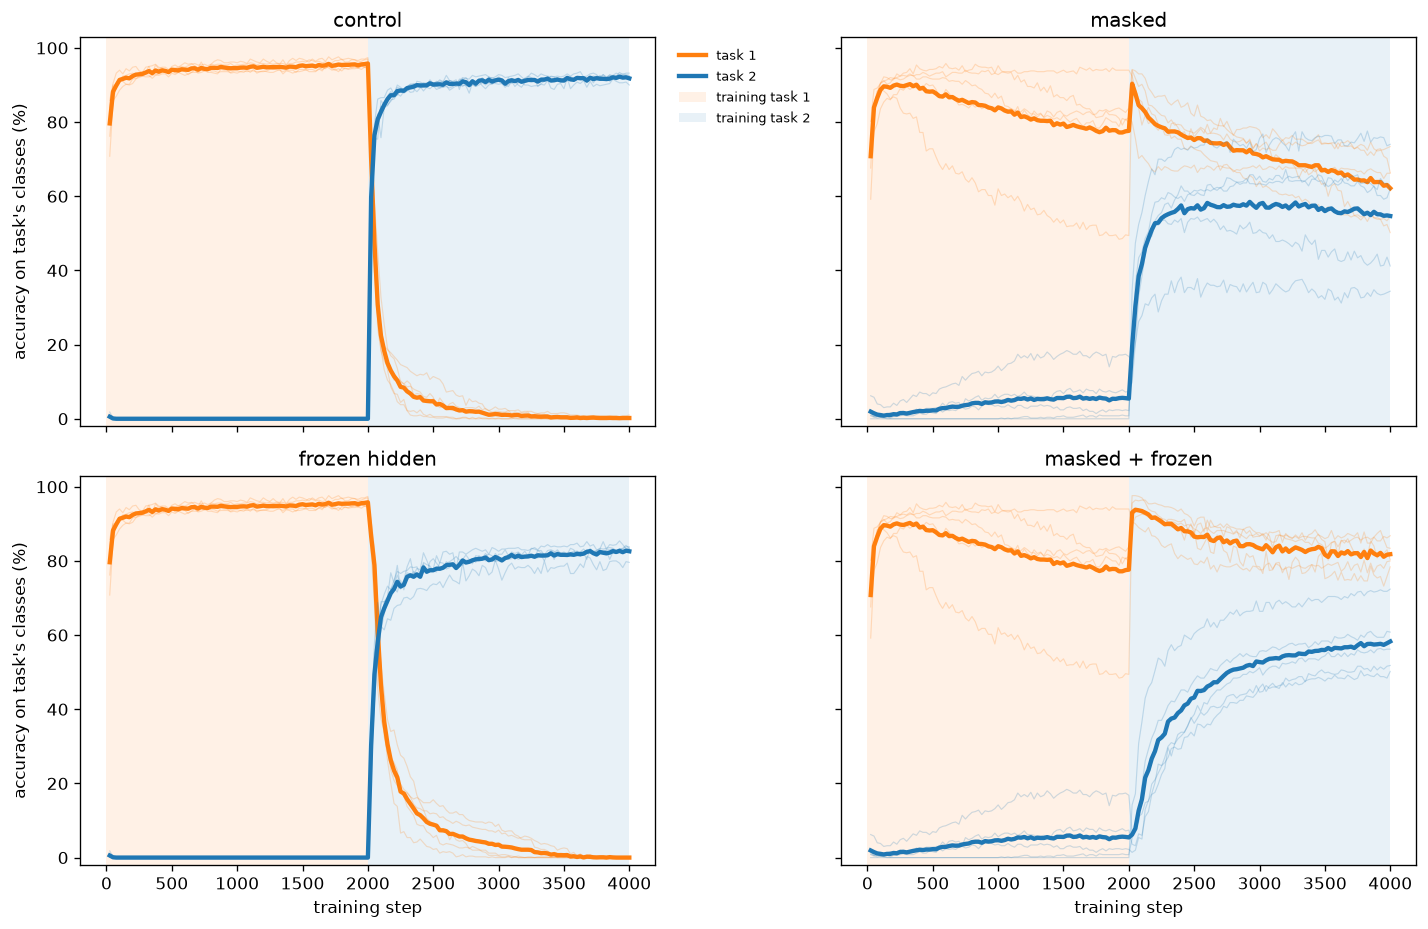

Here is the Python script that generated this plot:
"""How much of the forgetting survives when the output push is removed, and when the hidden
layer is frozen?

Slide 7, second half, and the go/no-go for the whole second half of the talk.

THE ARGUMENT THIS HAS TO SETTLE
    Slides 5 and 6 claim, from the maths rather than from data, that a learning rule changes
    credit assignment and NOT the output error signal -- every rule gets the same e = -dL/dout.
    So if the forgetting is entirely the output layer being pushed down, no learning rule can
    help and there is nothing for slides 8-19 to compare. If a substantial part is the hidden
    representation drifting, a rule that protects the representation has room to act.

    Two interventions, factorially, because the point is to SPLIT the forgetting:
        masked   absent classes get zero error, so nothing pushes task-1 output units down.
                 This is the part slides 5-6 say a rule cannot change.
        frozen   W1 and b1 held from the task switch, so the hidden code cannot drift.
                 This is the part a rule could in principle protect.
    Neither alone identifies a component -- their interaction can be large -- which is why all
    four cells are run.

    Read alongside script 41: 41 says the architecture is not the limit, so whatever this finds
    is about the mechanism rather than about underfitting.

    NCM is measured on the same runs, at no extra cost, because it answers the same question
    from the other side. Nearest-class-mean discards the output layer and classifies from the
    hidden code alone:
        argmax low, NCM high  -> the code survived; the damage is in the output layer
        both low              -> the code was destroyed
    Script 40 already hinted at the answer -- relearning got five times faster across cycles and
    task 1 fell BELOW the collapse floor -- and both point at the output layer.

Deviation from the protocol (§2): backprop only, and the two interventions above. Fixed budgets
per task rather than accuracy thresholds so all four conditions share one x-axis and the panels
are directly comparable; task-1 accuracy at the switch is reported so any difference in how well
the conditions learned it in the first place is visible rather than assumed away.

H is read from script 41's saved output. Run 41 first.

ONE ARTEFACT TO READ PAST, IN THE MASKED PANELS
    Task-1 accuracy DECLINES during task 1 under masking, from ~89% to ~78%. That is not
    forgetting. Under a masked loss the task-2 output units are never a target, so they keep
    their random initial weights and are never pushed down, while the hidden code they read from
    keeps growing -- so they capture the argmax on task-1 images more and more often. It affects
    the at-the-switch number only. By the end of task 2 every unit has been a target, so the
    final retention figures, which are what this script reports, are unaffected.

READINGS COMMITTED BEFORE RUNNING
    If masking alone restores most of task 1, the forgetting is output-layer suppression, no
    rule can touch it, and slide 14 should be expected to find nothing -- a real result, and one
    worth knowing before running it.
    If freezing alone restores most of it, the forgetting is representation drift and there is
    room for a rule to help.
    If neither alone restores much but both together do, the two mechanisms interact and neither
    can be discussed on its own.
"""
import sys
from pathlib import Path

ROOT = Path(__file__).resolve().parents[1]
sys.path.insert(0, str(ROOT))                      # make `src` importable from anywhere

import numpy as np

from src.protocol import PROTOCOL, load, build, replace, figure_path, array_path
from src.runner import run_classil
from src.probes import live_ncm_fn, prototype_images
from src.plotting import plot_learning_curves

# ---------------------------------------------------------------- settings
ITERS_TASK1 = 2000
ITERS_TASK2 = 2000
EVAL_EVERY = 25
SEEDS = 5
TASK_COLORS = ["tab:orange", "tab:blue"]           # task 1 orange, task 2 blue, as on slide 2

# H comes from script 41, not from a guess or an earlier experiment
cap = np.load(array_path(str(ROOT / "experiments" / "41_capacity_vs_hidden_width.py")))
HIDDEN = int(cap["chosen"])
CEILING = float(cap["acc_class_il"].mean(1).max())
print(f"H = {HIDDEN} from script 41 (joint ceiling {CEILING:.1f}%)\n")

CONDITIONS = {                                     # (mask the loss, freeze the hidden layer)
    "control": (False, False),
    "masked": (True, False),
    "frozen hidden": (False, True),
    "masked + frozen": (True, True),
}

base = replace(PROTOCOL, hidden=HIDDEN, stop_threshold=None,
               max_iters_per_task=[ITERS_TASK1, ITERS_TASK2],
               eval_every=EVAL_EVERY, seeds=SEEDS)

# ---------------------------------------------------------------- run
REPLOT = "--replot" in sys.argv and Path(array_path(__file__)).exists()
if REPLOT:
    z = np.load(array_path(__file__))
    steps, switches = z["steps"], list(z["switches"])
    curves = {n: z[f"argmax_{n}"] for n in CONDITIONS}
    ncm_curves = {n: z[f"ncm_{n}"] for n in CONDITIONS}
    i_sw = int(np.argmin(np.abs(steps - switches[0])))
    print("--replot: redrawing from saved arrays, no training\n")

data = None if REPLOT else load(base)
if not REPLOT:
    curves = {c: [] for c in CONDITIONS}
    ncm_curves = {c: [] for c in CONDITIONS}

for name, (mask, freeze) in ({} if REPLOT else CONDITIONS).items():
    proto = replace(base, mask=mask)
    for seed in range(SEEDS):
        tasks = proto.tasks(seed)                  # same split for every condition at this seed
        handle = {}
        train_step, predict = build(proto, "backprop", seed, handle=handle)

        px, py = prototype_images(data.train, data.class_idx,
                                  sorted(tasks[0] + tasks[1]), per_class=50,
                                  device=proto.device, seed=seed)
        readouts = {"argmax": predict,
                    "ncm": live_ncm_fn(handle["features"], px, py)}

        def on_task_end(ti, step, _f=freeze, _h=handle):
            # Freeze at the SWITCH, not from the start -- task 1 has to be learned first.
            # W1 and b1 together: both shape the hidden pre-activation, and freezing only W1
            # would leave the code free to drift through the bias.
            if ti == 0 and _f:
                _h["freeze"].update({"W1", "b1"})

        out = run_classil(
            train_step, predict, tasks, data.train, data.class_idx,
            report_eval=data.report_eval, stop_eval=data.stop_eval, readouts=readouts,
            max_iters_per_task=[ITERS_TASK1, ITERS_TASK2], batch=proto.batch,
            eval_every=EVAL_EVERY, device=proto.device, data_seed=seed,
            on_task_end=on_task_end,
        )
        curves[name].append(out["curves"]["argmax"])
        ncm_curves[name].append(out["curves"]["ncm"])

    steps, switches = out["steps"], out["switches"]
    A = np.stack(curves[name]) * 100
    i_sw = int(np.argmin(np.abs(np.asarray(steps) - switches[0])))
    print(f"  {name:16s} task 1 at switch {A[:, i_sw, 0].mean():5.1f}%"
          f"   -> after task 2 {A[:, -1, 0].mean():5.1f}%"
          f"   (task 2 {A[:, -1, 1].mean():5.1f}%)")

if not REPLOT:
    curves = {k: np.stack(v) for k, v in curves.items()}
    ncm_curves = {k: np.stack(v) for k, v in ncm_curves.items()}
names = list(CONDITIONS)
blocks = [(0, switches[0], 0), (switches[0], steps[-1], 1)]

# ---------------------------------------------------------------- main figure
plot_learning_curves(
    steps, curves, names, figure_path(__file__),
    blocks=blocks, ncols=2, task_colors=TASK_COLORS, task_labels=["task 1", "task 2"],
    legend_kw=dict(loc="upper left", bbox_to_anchor=(1.02, 1), frameon=False),
)

# ---------------- supporting figure: is the information still in the hidden layer?
# Both readouts for TASK 1 on the SAME axes, so the comparison is one line against another
# rather than two figures to hold side by side.
#   solid  = the network's own prediction (hidden layer -> output layer -> argmax)
#   dashed = nearest class mean (hidden layer only; the output layer is discarded)
# Dashed staying high while solid falls means the hidden layer still separates the task-1
# classes and the output layer is what stopped reporting them.
import matplotlib.pyplot as plt

fign, axn = plt.subplots(2, 2, figsize=(11, 6.5), sharex=True, sharey=True)
for ax, n in zip(axn.ravel(), names):
    ax.axvspan(0, switches[0], color=TASK_COLORS[0], alpha=0.10, lw=0)
    ax.axvspan(switches[0], steps[-1], color=TASK_COLORS[1], alpha=0.10, lw=0)
    ax.plot(steps, curves[n][:, :, 0].mean(0) * 100, color="k", lw=2.4,
            label="task 1, network prediction")
    ax.plot(steps, ncm_curves[n][:, :, 0].mean(0) * 100, color="tab:red", lw=2.4, ls="--",
            label="task 1, nearest class mean (hidden layer only)")
    ax.set_title(n)
    ax.set_ylim(-2, 103)
    ax.grid(alpha=0.2)
for ax in axn[1]:
    ax.set_xlabel("training step")
for ax in axn[:, 0]:
    ax.set_ylabel("task 1 accuracy (%)")
axn[0, 0].legend(fontsize=8, loc="lower left")
fign.tight_layout()
fign.savefig(figure_path(__file__, "ncm"), dpi=120, bbox_inches="tight")
print(f"saved {figure_path(__file__, 'ncm')}")

# ---------------------------------------------------------------- readings
print()
ctrl_peak = curves["control"][:, i_sw, 0].mean() * 100
print(f"{'condition':16s} {'task1 kept':>11s} {'recovered':>10s} {'NCM task1':>10s}")
recovered = {}
for n in names:
    kept = curves[n][:, -1, 0].mean() * 100
    base_kept = curves["control"][:, -1, 0].mean() * 100
    recovered[n] = (kept - base_kept) / max(1e-9, ctrl_peak - base_kept) * 100
    print(f"{n:16s} {kept:10.1f}% {recovered[n]:9.0f}% {ncm_curves[n][:, -1, 0].mean()*100:9.1f}%")

print(f"\n  'recovered' = fraction of the control's lost task-1 accuracy restored AT SATURATION"
      f"\n  (control lost {ctrl_peak - curves['control'][:, -1, 0].mean()*100:.1f} points over "
      f"{ITERS_TASK2} updates)")

# THE LAST COLUMN IS NOT THE RESULT. Task 2 runs here until it saturates, and by then every
# unmasked condition has reached zero -- so an endpoint comparison has no dynamic range left and
# reports "freezing does nothing", which is false. The same runs read earlier show freezing
# holding 78.9% at 50 updates against the control's 47.6%, and doubling the half-life.
# Script 43 repeats this with accuracy stopping, which is the measurement this design lacks.
print(f"\n  task-1 accuracy at N updates after the switch — the endpoint hides most of this")
pts = [50, 100, 200, 400, 800, ITERS_TASK2]
print(f"  {'condition':16s}" + "".join(f"{n:>7d}" for n in pts) + "   half-life")
for n in names:
    A = curves[n][:, :, 0].mean(0) * 100
    row = [A[int(np.argmin(np.abs(np.asarray(steps) - (switches[0] + k))))] for k in pts]
    peak = A[:i_sw + 1].max()
    hl = next((int(steps[i] - switches[0]) for i in range(i_sw, len(A)) if A[i] <= peak / 2), None)
    print(f"  {n:16s}" + "".join(f"{v:7.1f}" for v in row) + f"   {hl if hl else 'never':>9}")

print("\n  Both mechanisms are real. Suppression is large and PERSISTENT. Representation drift is"
      "\n  real but TRANSIENT -- it changes the RATE, not the asymptote. Which of the two looks"
      "\n  dominant is decided entirely by when the clock is stopped, which is why this script"
      "\n  cannot answer the go/no-go on its own and script 43 exists.")

np.savez(array_path(__file__), steps=np.asarray(steps), switches=np.asarray(switches),
         hidden=HIDDEN, ceiling=CEILING,
         **{f"argmax_{n}": curves[n] for n in names},
         **{f"ncm_{n}": ncm_curves[n] for n in names})
print(f"\nsaved {array_path(__file__)}")
